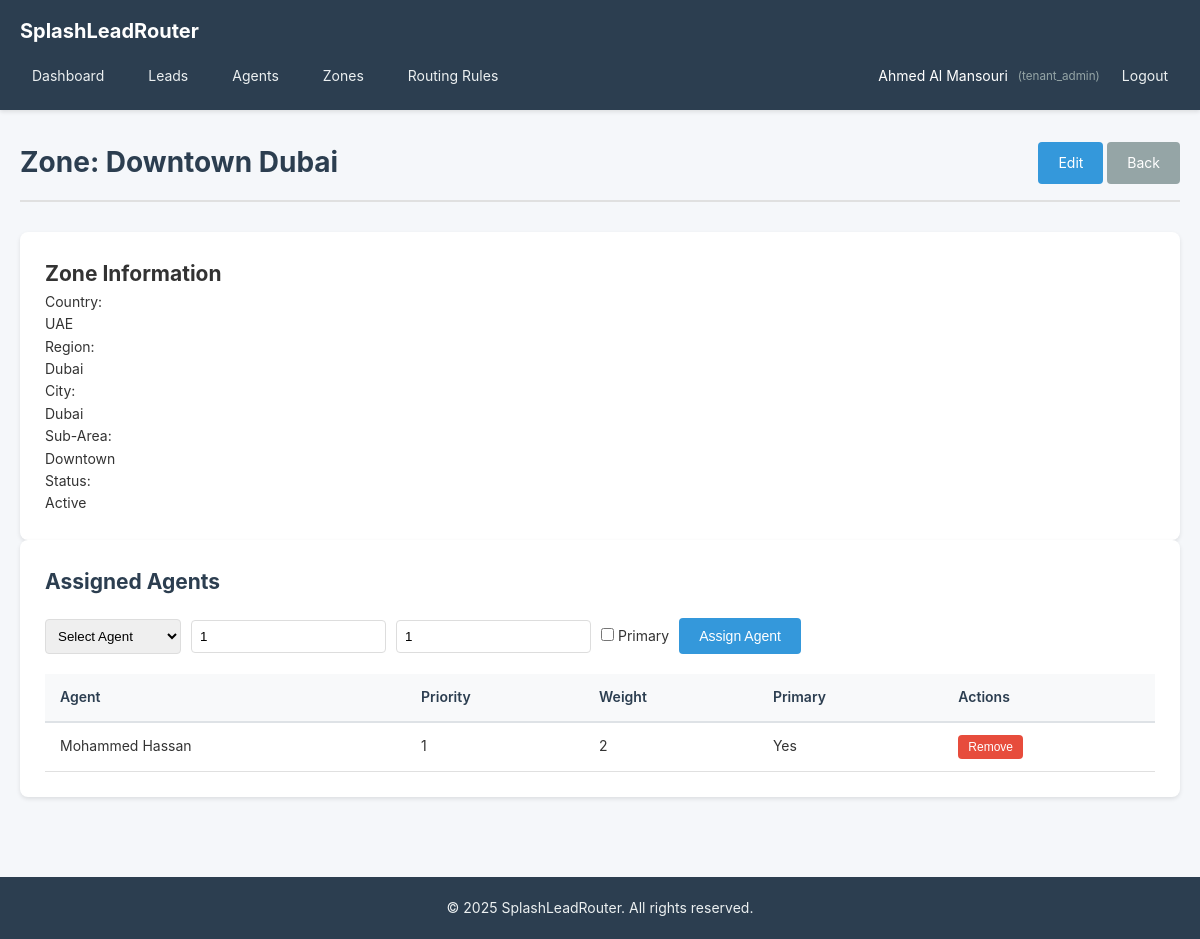
The app's page /zones/2 (signed in) with its own data.
### tables this page shows
CREATE TABLE `zones` (
  `id` INT UNSIGNED NOT NULL AUTO_INCREMENT,
  `tenant_id` INT UNSIGNED NOT NULL,
  `name` VARCHAR(255) NOT NULL,
  `country` VARCHAR(100) DEFAULT NULL,
  `region` VARCHAR(100) DEFAULT NULL,
  `city` VARCHAR(100) DEFAULT NULL,
  `subarea` VARCHAR(100) DEFAULT NULL,
  `custom_label` VARCHAR(255) DEFAULT NULL,
  `polygon_data` TEXT DEFAULT NULL COMMENT 'JSON for map coordinates',
  `is_active` TINYINT(1) DEFAULT 1,
  `created_at` TIMESTAMP DEFAULT CURRENT_TIMESTAMP,
  `updated_at` TIMESTAMP DEFAULT CURRENT_TIMESTAMP ON UPDATE CURRENT_TIMESTAMP,
  PRIMARY KEY (`id`),
  INDEX `idx_tenant_id` (`tenant_id`),
  INDEX `idx_city` (`city`),
  INDEX `idx_is_active` (`is_active`),
  FOREIGN KEY (`tenant_id`) REFERENCES `tenants`(`id`) ON DELETE CASCADE
);

CREATE TABLE `zone_agents` (
  `id` INT UNSIGNED NOT NULL AUTO_INCREMENT,
  `zone_id` INT UNSIGNED NOT NULL,
  `agent_id` INT UNSIGNED NOT NULL,
  `priority` INT DEFAULT 1 COMMENT 'Lower number = higher priority',
  `weight` INT DEFAULT 1 COMMENT 'For weighted distribution',
  `is_primary` TINYINT(1) DEFAULT 0,
  `created_at` TIMESTAMP DEFAULT CURRENT_TIMESTAMP,
  PRIMARY KEY (`id`),
  UNIQUE KEY `unique_zone_agent` (`zone_id`, `agent_id`),
  INDEX `idx_zone_id` (`zone_id`),
  INDEX `idx_agent_id` (`agent_id`),
  FOREIGN KEY (`zone_id`) REFERENCES `zones`(`id`) ON DELETE CASCADE,
  FOREIGN KEY (`agent_id`) REFERENCES `users`(`id`) ON DELETE CASCADE
);

CREATE TABLE `users` (
  `id` INT UNSIGNED NOT NULL AUTO_INCREMENT,
  `tenant_id` INT UNSIGNED DEFAULT NULL COMMENT 'NULL for platform_admin',
  `name` VARCHAR(255) NOT NULL,
  `email` VARCHAR(255) NOT NULL,
  `password` VARCHAR(255) NOT NULL,
  `phone` VARCHAR(50) DEFAULT NULL,
  `role` ENUM('platform_admin', 'tenant_admin', 'agent', 'viewer') NOT NULL,
  `agent_level` ENUM('junior', 'senior') DEFAULT NULL COMMENT 'For agents only',
  `max_active_leads` INT DEFAULT 10 COMMENT 'Max open leads for agents',
  `is_active` TINYINT(1) DEFAULT 1,
  `created_at` TIMESTAMP DEFAULT CURRENT_TIMESTAMP,
  `updated_at` TIMESTAMP DEFAULT CURRENT_TIMESTAMP ON UPDATE CURRENT_TIMESTAMP,
  PRIMARY KEY (`id`),
  UNIQUE KEY `unique_email` (`email`),
  INDEX `idx_tenant_id` (`tenant_id`),
  INDEX `idx_role` (`role`),
  INDEX `idx_is_active` (`is_active`),
  FOREIGN KEY (`tenant_id`) REFERENCES `tenants`(`id`) ON DELETE CASCADE
);

### app/controllers/ZoneController.php (called while the page is built, shortened)
<?php
require_once __DIR__ . '/../core/Controller.php';
require_once __DIR__ . '/../models/Zone.php';
class ZoneController extends Controller {
    public function show($id) {
        $tenantId = $this->getCurrentTenantId();
        $zoneModel = $this->model('Zone');
        $zone = $zoneModel->getZoneWithAgents($id);
        $userModel = $this->model('User');
        $allAgents = $userModel->getAgentsByTenant($tenantId);
        $assignedIds = array_column($zone['agents'], 'id');
        $availableAgents = array_filter($allAgents, function($agent) use ($assignedIds) {
            return !in_array($agent['id'], $assignedIds);
        });
        $data = [
            'zone' => $zone,
            'available_agents' => $availableAgents
        ];
        $this->view('zones/show', $data);
    }
}

### public/index.php (called while the page is built, shortened)
<?php
require_once __DIR__ . '/../app/core/Database.php';
require_once __DIR__ . '/../app/core/Router.php';
require_once __DIR__ . '/../app/core/Controller.php';
require_once __DIR__ . '/../app/core/Model.php';
require_once __DIR__ . '/../app/core/View.php';
$router = new Router();
$router->get('/', 'DashboardController', 'index', 'home');
$router->get('/login', 'AuthController', 'showLogin', 'login.show');
$router->post('/login', 'AuthController', 'login', 'login.post');
$router->get('/logout', 'AuthController', 'logout', 'logout');
$router->get('/register', 'AuthController', 'showRegister', 'register.show');
$router->post('/register', 'AuthController', 'register', 'register.post');
$router->get('/dashboard', 'DashboardController', 'index', 'dashboard');
$router->get('/leads', 'LeadController', 'index', 'leads.index');
$router->get('/leads/create', 'LeadController', 'create', 'leads.create');
$router->post('/leads', 'LeadController', 'store', 'leads.store');
$router->get('/leads/:id', 'LeadController', 'show', 'leads.show');
$router->get('/leads/:id/edit', 'LeadController', 'edit', 'leads.edit');
$router->post('/leads/:id/update', 'LeadController', 'update', 'leads.update');
$router->post('/leads/:id/status', 'LeadController', 'updateStatus', 'leads.status');
$router->post('/leads/:id/notes', 'LeadController', 'addNote', 'leads.notes');
$router->post('/leads/:id/reassign', 'LeadController', 'reassign', 'leads.reassign');
$router->get('/agents', 'AgentController', 'index', 'agents.index');
$router->get('/agents/create', 'AgentController', 'create', 'agents.create');
$router->post('/agents', 'AgentController', 'store', 'agents.store');
$router->get('/agents/:id', 'AgentController', 'show', 'agents.show');
$router->get('/agents/:id/edit', 'AgentController', 'edit', 'agents.edit');
$router->post('/agents/:id/update', 'AgentController', 'update', 'agents.update');
$router->post('/agents/:id/delete', 'AgentController', 'delete', 'agents.delete');
$router->get('/zones', 'ZoneController', 'index', 'zones.index');
$router->get('/zones/create', 'ZoneController', 'create', 'zones.create');
$router->post('/zones', 'ZoneController', 'store', 'zones.store');
$router->get('/zones/:id', 'ZoneController', 'show', 'zones.show');
$router->get('/zones/:id/edit', 'ZoneController', 'edit', 'zones.edit');
$router->post('/zones/:id/update', 'ZoneController', 'update', 'zones.update');
$router->post('/zones/:id/assign-agent', 'ZoneController', 'assignAgent', 'zones.assign');
$router->post('/zones/:id/remove-agent/:agentId', 'ZoneController', 'removeAgent', 'zones.remove');
$router->post('/zones/:id/delete', 'ZoneController', 'delete', 'zones.delete');
$router->get('/routing-rules', 'RoutingRuleController', 'index', 'routing.index');
$router->get('/routing-rules/create', 'RoutingRuleController', 'create', 'routing.create');
$router->post('/routing-rules', 'RoutingRuleController', 'store', 'routing.store');
$router->get('/routing-rules/:id', 'RoutingRuleController', 'show', 'routing.show');
$router->get('/routing-rules/:id/edit', 'RoutingRuleController', 'edit', 'routing.edit');
$router->post('/routing-rules/:id/update', 'RoutingRuleController', 'update', 'routing.update');
$router->post('/routing-rules/:id/toggle', 'RoutingRuleController', 'toggleStatus', 'routing.toggle');
$router->post('/routing-rules/:id/delete', 'RoutingRuleController', 'delete', 'routing.delete');
$router->get('/api/docs', 'ApiController', 'docs', 'api.docs');
$router->post('/api/leads', 'ApiController', 'createLead', 'api.leads.create');
$router->post('/api/leads/:id', 'ApiController', 'updateLead', 'api.leads.update');
$router->get('/api/leads/:id', 'ApiController', 'getLead', 'api.leads.get');
$router->dispatch();

### app/core/View.php (called while the page is built, shortened)
<?php
class View {
    public static function escape($string) {
        return htmlspecialchars($string, ENT_QUOTES, 'UTF-8');
    }
}

### config/database.php (called while the page is built)
<?php
return [
    'host' => getenv('DB_HOST') ?: 'localhost',
    'database' => getenv('DB_NAME') ?: 'splashleadrouter',
    'username' => getenv('DB_USER') ?: 'root',
    'password' => getenv('DB_PASS') ?: '',
    'charset' => 'utf8mb4',
];

### app/core/Database.php (called while the page is built, shortened)
<?php
class Database {
    private static $instance = null;
    private $connection;
    private function __construct() {
        $config = require_once __DIR__ . '/../../config/database.php';
        $dsn = "mysql:host={$config['host']};dbname={$config['database']};charset={$config['charset']}";
        $options = [
            PDO::ATTR_ERRMODE => PDO::ERRMODE_EXCEPTION,
            PDO::ATTR_DEFAULT_FETCH_MODE => PDO::FETCH_ASSOC,
            PDO::ATTR_EMULATE_PREPARES => false,
        ];
        try {
            $this->connection = new PDO($dsn, $config['username'], $config['password'], $options);
        } catch (PDOException $e) {
            die('Database connection failed: ' . $e->getMessage());
        }
    }
    public static function getInstance() {
        if (self::$instance === null) {
            self::$instance = new self();
        }
        return self::$instance;
    }
    public function query($sql, $params = []) {
        $stmt = $this->connection->prepare($sql);
        $stmt->execute($params);
        return $stmt;
    }
}

### app/core/Model.php (called while the page is built, shortened)
<?php
class Model {
    protected $db;
    protected $table;
    protected $primaryKey = 'id';
    public function __construct() {
        $this->db = Database::getInstance();
    }
    public function findById($id) {
        $sql = "SELECT * FROM {$this->table} WHERE {$this->primaryKey} = ? LIMIT 1";
        $stmt = $this->db->query($sql, [$id]);
        $result = $stmt->fetch();
        return $result ?: null;
    }
    protected function query($sql, $params = []) {
        return $this->db->query($sql, $params);
    }
}

### app/models/Zone.php (called while the page is built, shortened)
<?php
require_once __DIR__ . '/../core/Model.php';
class Zone extends Model {
    public function getZoneWithAgents($zoneId) {
        $zone = $this->findById($zoneId);
        $sql = "SELECT u.id, u.name, u.email, za.priority, za.weight, za.is_primary
                FROM zone_agents za
                JOIN users u ON za.agent_id = u.id
                WHERE za.zone_id = ?
                ORDER BY za.priority ASC, za.is_primary DESC";
        $stmt = $this->query($sql, [$zoneId]);
        $zone['agents'] = $stmt->fetchAll();
        return $zone;
    }
}

### app/views/zones/show.php (the view, shortened to what this page needs)
<?php
require_once __DIR__ . '/../layouts/header.php';
?>
<div class="page-header">
    <h1>Zone: <?php echo View::escape($zone['name']); ?></h1>
    <div>
        <a href="/zones/<?php echo $zone['id']; ?>/edit" class="btn">Edit</a>
        <a href="/zones" class="btn btn-secondary">Back</a>
    </div>
</div>
<div class="zone-info">
    <h2>Zone Information</h2>
    <dl>
        <dt>Country:</dt>
        <dd><?php echo View::escape($zone['country']); ?></dd>
        <dt>Region:</dt>
        <dd><?php echo View::escape($zone['region']); ?></dd>
        <dt>City:</dt>
        <dd><?php echo View::escape($zone['city']); ?></dd>
        <dt>Sub-Area:</dt>
        <dd><?php echo View::escape($zone['subarea']); ?></dd>
        <dt>Status:</dt>
        <dd><?php echo $zone['is_active'] ? 'Active' : 'Inactive'; ?></dd>
    </dl>
</div>
<div class="assigned-agents">
    <h2>Assigned Agents</h2>
    <?php if (!empty($available_agents)): ?>
    <form method="POST" action="/zones/<?php echo $zone['id']; ?>/assign-agent" class="inline-form">
        <select name="agent_id" required>
            <option value="">Select Agent</option>
        </select>
        <input type="number" name="priority" value="1" min="1" placeholder="Priority">
        <input type="number" name="weight" value="1" min="1" placeholder="Weight">
        <label><input type="checkbox" name="is_primary"> Primary</label>
        <button type="submit" class="btn btn-primary">Assign Agent</button>
    </form>
    <?php endif; ?>
    <table class="data-table">
        <thead>
            <tr>
                <th>Agent</th>
                <th>Priority</th>
                <th>Weight</th>
                <th>Primary</th>
                <th>Actions</th>
            </tr>
        </thead>
        <tbody>
            <?php if (empty($zone['agents'])): ?>
            <tr>
                <td colspan="5">No agents assigned yet</td>
            </tr>
            <?php else: ?>
            <?php foreach ($zone['agents'] as $agent): ?>
            <tr>
                <td><?php echo View::escape($agent['name']); ?></td>
                <td><?php echo $agent['priority']; ?></td>
                <td><?php echo $agent['weight']; ?></td>
                <td><?php echo $agent['is_primary'] ? 'Yes' : 'No'; ?></td>
                <td>
                    <form method="POST" action="/zones/<?php echo $zone['id']; ?>/remove-agent/<?php echo $agent['id']; ?>" style="display:inline;">
                        <button type="submit" class="btn btn-sm btn-danger">Remove</button>
                    </form>
                </td>
            </tr>
            <?php endforeach; ?>
            <?php endif; ?>
        </tbody>
    </table>
</div>
<?php require_once __DIR__ . '/../layouts/footer.php'; ?>

### app/core/Router.php (shortened to what this page needs)
<?php
class Router {
    private $routes = [];
    private function addRoute($method, $path, $controller, $action, $name = null) {
        $pattern = $this->convertPathToRegex($path);
        $this->routes[] = [
            'method' => $method,
            'path' => $path,
            'pattern' => $pattern,
            'controller' => $controller,
            'action' => $action
        ];
    }
    private function convertPathToRegex($path) {
        $pattern = preg_replace('/\/:([a-zA-Z0-9_]+)/', '/(?P<$1>[a-zA-Z0-9_-]+)', $path);
        return '#^' . $pattern . '$#';
    }
    public function dispatch() {
        $requestMethod = $_SERVER['REQUEST_METHOD'];
        $requestUri = $_SERVER['REQUEST_URI'];
        $requestUri = strtok($requestUri, '?');
        $requestUri = rtrim($requestUri, '/');
        foreach ($this->routes as $route) {
            if ($route['method'] === $requestMethod && preg_match($route['pattern'], $requestUri, $matches)) {
                $params = array_filter($matches, 'is_string', ARRAY_FILTER_USE_KEY);
                $controller = new $controllerName();
                $action = $route['action'];
                call_user_func_array([$controller, $action], $params);
                return;
            }
        }
    }
}

### app/views/layouts/header.php (shortened to what this page needs)
<!DOCTYPE html>
<html lang="en">
<head>
    <link rel="stylesheet" href="/assets/css/style.css">
</head>
<body>
    <?php if (isset($_SESSION['user_id'])): ?>
    <nav class="navbar">
        <div class="container">
            <div class="navbar-brand">
                <a href="/dashboard">SplashLeadRouter</a>
            </div>
            <div class="navbar-menu">
                <a href="/dashboard">Dashboard</a>
                <a href="/leads">Leads</a>
                <?php if (in_array($_SESSION['user_role'], ['tenant_admin', 'platform_admin'])): ?>
                <a href="/agents">Agents</a>
                <a href="/zones">Zones</a>
                <a href="/routing-rules">Routing Rules</a>
                <?php endif; ?>
                <div class="navbar-user">
                    <span><?php echo View::escape($_SESSION['user_name']); ?></span>
                    <small>(<?php echo View::escape($_SESSION['user_role']); ?>)</small>
                    <a href="/logout">Logout</a>
                </div>
            </div>
        </div>
    </nav>
    <?php endif; ?>
    <main class="main-content">
        <div class="container">

### app/views/layouts/footer.php (shortened to what this page needs)
        </div>
    </main>
    <footer class="footer">
        <div class="container">
            <p>&copy; <?php echo date('Y'); ?> SplashLeadRouter. All rights reserved.</p>
        </div>
    </footer>
</body>
</html>

### records on screen
zones: name "Downtown Dubai", country "UAE", region "Dubai", city "Dubai", subarea "Downtown", is_active "Active"
zone_agents: agent.name "Mohammed Hassan", priority "1", weight "2", is_primary "Yes"
